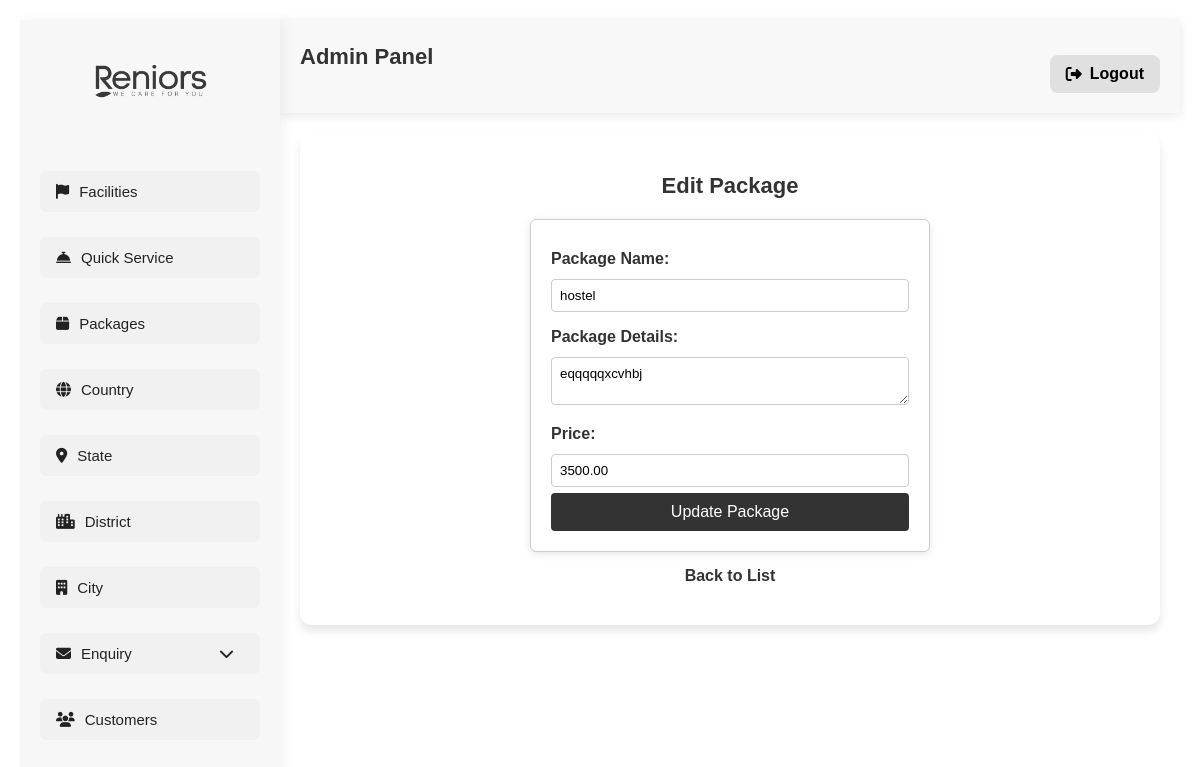
The page /package/edit/2/ (signed in) on the database its author committed.
### reniorsapp/models.py (models this page shows, shortened)
class Package(models.Model):
    name = models.CharField(max_length=255,null=True, blank=True)
    details = models.TextField()
    price = models.DecimalField(max_digits=10, decimal_places=2)

### reniorsapp/views.py (the view)
# urls.py: path("package/edit/<int:package_id>/", views.edit_package, name="edit_package"),
@admin_required
def edit_package(request, package_id):
    package = get_object_or_404(Package, id=package_id)
    if request.method == 'POST':
        package.name = request.POST['name']
        package.details = request.POST['details']
        package.price = request.POST['price']
        package.save()
        return redirect('package_list')
    return render(request, 'edit_package.html', {'package': package})

### reniorsapp/views.py (called while the page is built)
def admin_required(view_func):
    @wraps(view_func)
    def _wrapped_view(request, *args, **kwargs):
        if not request.session.get('admin_logged_in', False):
            return redirect('admin_login')  # Redirect to login if not authenticated
        return view_func(request, *args, **kwargs)
    return _wrapped_view

### reniorsapp/templates/edit_package.html (shortened to what this page needs)
{% extends "adminpannel.html" %}
{% load static %}
{% block content %}
<!DOCTYPE html>
<html lang="en">
<head>
</head>
<body>
    <h2>Edit Package</h2>
    <form method="post">
        <label for="name">Package Name:</label>
        <input type="text" id="name" name="name" value="{{ package.name }}" required>
        <label for="details">Package Details:</label>
        <textarea id="details" name="details" required>{{ package.details }}</textarea>
        <label for="price">Price:</label>
        <input type="number" id="price" step="0.01" name="price" value="{{ package.price }}" required>
        <button type="submit">Update Package</button>
    </form>
    <a href="/package/list/">Back to List</a>
</body>
</html>
{% endblock %}

### reniorsapp/templates/adminpannel.html (style rules this page uses)
* { margin: 0; padding: 0; box-sizing: border-box; font-family: 'Poppins', sans-serif; }
body { display: flex; min-height: 100vh; background-color: #ffffff; color: #000000; align-items: flex-start; }

### reniorsapp/templates/edit_package.html (style rules this page uses)
body { font-family: 'Arial', sans-serif; background-color: #ffffff; color: #333333; margin: 0; padding: 20px; }
h2 { font-size: 22px; font-weight: 600; color: #333333; text-align: center; margin-bottom: 20px; }
form { max-width: 400px; margin: auto; background: white; padding: 20px; border-radius: 6px; box-shadow: 0px 2px 8px rgba(0, 0, 0, 0.1); border: 1px solid #ccc; }
label { font-weight: bold; display: block; margin: 10px 0 5px; }
input, textarea { width: 100%; padding: 8px; margin: 6px 0; border: 1px solid #ccc; border-radius: 4px; }
button { background-color: #333333; color: white; padding: 10px 15px; border: none; border-radius: 4px; cursor: pointer; width: 100%; font-size: 16px; }
a { display: block; text-align: center; margin-top: 15px; text-decoration: none; color: #333333; font-weight: bold; }

### rows shown on the page
Package: name "hostel", details "eqqqqqxcvhbj", price "3500.00"
